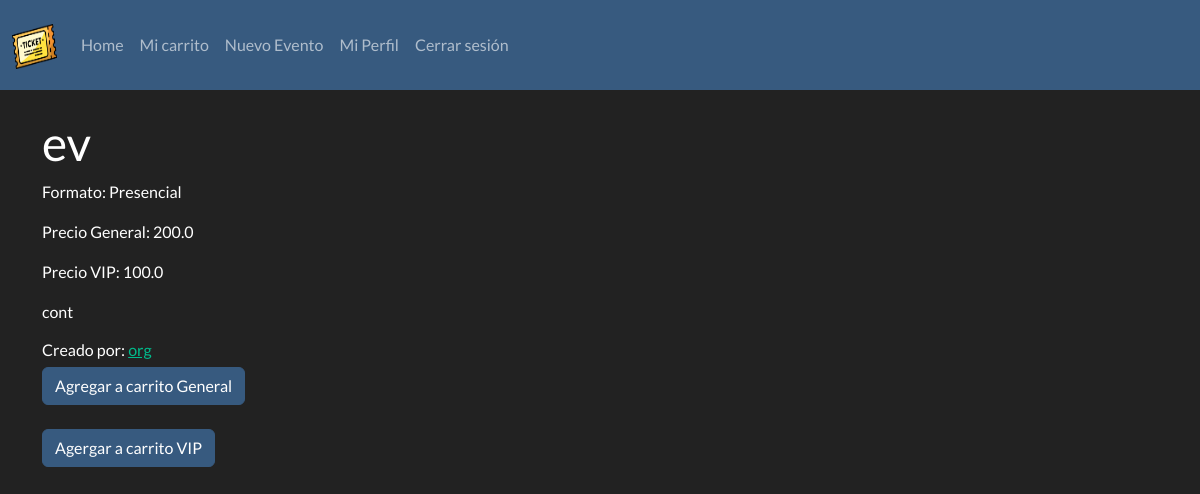
The app's page /evento/1 (signed in) with its own data.
### app/models.py (models this page shows, shortened)
class Evento(db.Model):
	id = db.Column(db.Integer, primary_key=True)
	nombre = db.Column(db.String(320), nullable=False)
	descripcion = db.Column(db.Text)
	fecha = db.Column(db.DateTime, nullable=False)
	user_id = db.Column(db.Integer, db.ForeignKey('user.id'), nullable=False)
	precio_general = db.Column(db.Float)
	precio_vip = db.Column(db.Float)
	@hybrid_property
	def organizador(self):
		return User.query.filter_by(id=self.user_id).first()
	@hybrid_property
	def tipo(self):
		if EventoVirtual.query.filter_by(id=self.id).first():
			return "Virtual"
		if EventoPresencial.query.filter_by(id=self.id).first():
			return "Presencial"

class User(db.Model, UserMixin):
	id = db.Column(db.Integer, primary_key=True)
	nombre = db.Column(db.String(320), nullable=False)
	username = db.Column(db.String(25), unique=True, nullable=False)
	email = db.Column(db.String(320), unique=True, nullable=False)
	password = db.Column(db.String(25), nullable=False)
	eventos = db.relationship('Evento', backref='creator', lazy=True)
	@hybrid_property
	def tipo(self):
		if Administrador.query.filter_by(id=self.id).first():
			return "Administrador"
		elif Comprador.query.filter_by(id=self.id).first():
			return "Comprador"
		elif Organizador.query.filter_by(id=self.id).first():
			return "Organizador"

### app/routes.py (the view)
@app.route('/evento/<int:evento_id>')
@login_required
def evento(evento_id):
	evento = Evento.query.filter_by(id=evento_id).first_or_404()
	boleto = Boleto.query.filter_by(user_id=current_user.id, evento_id=evento.id).first()
	if boleto:
		boleto = BoletoVirtual.query.filter_by(id=boleto.id).first() if boleto.tipo == "Virtual" else BoletoPresencial.query.filter_by(id=boleto.id).first()
	else:
		boleto = None
	return render_template('evento.html', evento=evento, boleto=boleto)

### app/models.py (called while the page is built)
@login_manager.user_loader
def load_user(user_id):
	return User.query.get(int(user_id))

	@hybrid_property
	def tipo(self):
		if BoletoVirtual.query.filter_by(id=self.id).first():
			return "Virtual"
		if BoletoPresencial.query.filter_by(id=self.id).first():
			return "Presencial"

### app/templates/evento.html (shortened to what this page needs)
{% extends 'layout.html' %}
{% block body %}
<br>
<h1>{{ evento.nombre }}</h1>
	<p>Formato: {{ evento.tipo }}</p>
	<p>Precio General: {{ evento.precio_general }}</p>
	<p>Precio VIP: {{ evento.precio_vip }}</p>
	<p>{{ evento.descripcion }}</p>
	<h6>Creado por: <a href="{{ url_for('profile', username=evento.organizador.username) }}">{{ evento.organizador.nombre }}</a></h3>
	<form action="{{ url_for('agregar_carrito', evento_id=evento.id, tipo='General') }}" method="post">
		<button class="btn btn-primary" name="comprar" value="General">Agregar a carrito General</button>
		<br><br>
		<button class="btn btn-primary" name="comprar" value="VIP">Agergar a carrito VIP</button>
	</form>
{% endblock %}

### records on screen
Evento: nombre "ev", precio_general "200.0", precio_vip "100.0", descripcion "cont"
User: organizador.nombre "org"

### other values on screen
{{ evento.tipo }} "Presencial"
